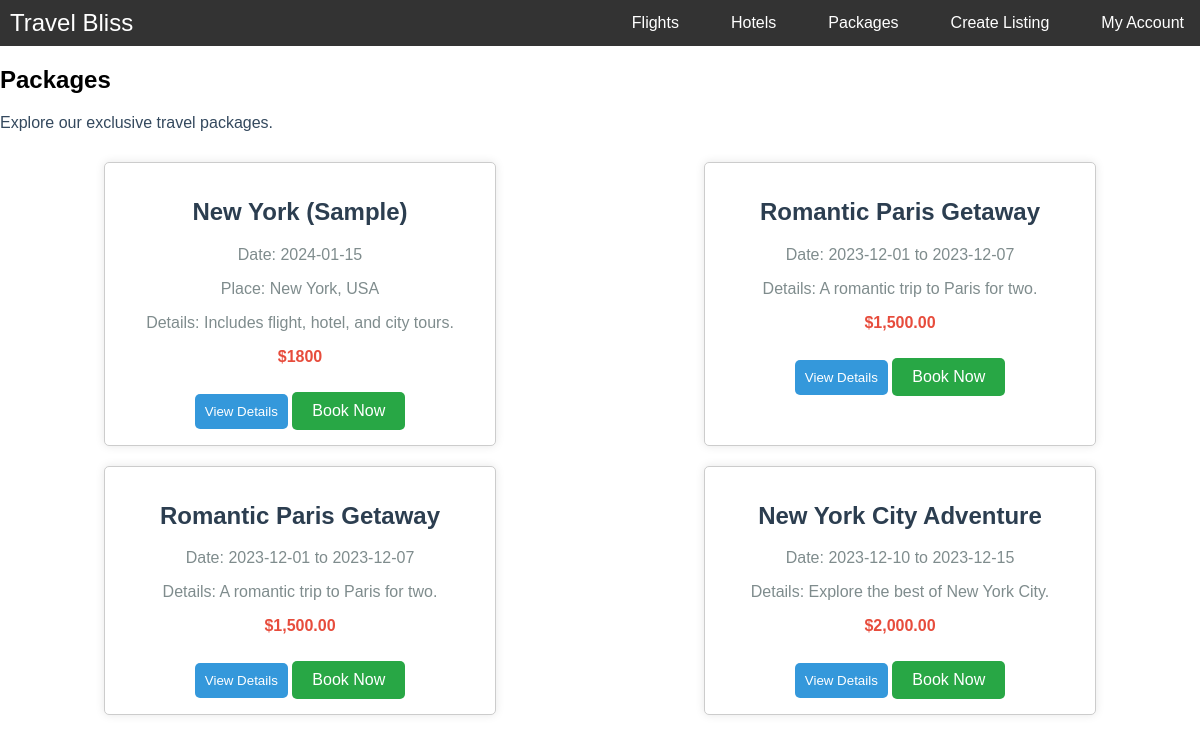
The page /packages.php on the database its author committed.
### tables this page shows
CREATE TABLE Packages (
    PackageID INT PRIMARY KEY AUTO_INCREMENT,
    PackageName VARCHAR(100) NOT NULL,
    Description TEXT NOT NULL,
    Price DECIMAL(10, 2) NOT NULL,
    StartDate DATE NOT NULL,
    EndDate DATE NOT NULL,
    Itinerary TEXT NOT NULL,
    PackageImage VARCHAR(255) NOT NULL,
    Place VARCHAR(100)
);

### packages.php (the view, shortened to what this page needs)
<?php
$servername = "127.0.0.1";
$username = "root";
$password = "weneklek";
$dbname = "travel_bliss";
$conn = new mysqli($servername, $username, $password, $dbname);
$sql_packages = "SELECT * FROM Packages";
$result_packages = $conn->query($sql_packages);
?>
<!DOCTYPE html>
<html lang="en">
<head>
    <link rel="stylesheet" href="css/styles.css">
    <link rel="stylesheet" href="css/packages.css">
</head>
<header>
    <nav>
        <a href="index.php">
            <span class="logo-text">Travel Bliss</span>
        </a>
        <ul>
            <li><a href="flights.php">Flights</a></li>
            <li><a href="hotels.php">Hotels</a></li>
            <li><a href="packages.php">Packages</a></li>
            <li><a href="creator.php" class="create-button">Create Listing</a></li>
            <li><a href="account.php" class="account-button">My Account</a></li>
        </ul>
    </nav>
</header>
<body>
    <section>
        <h1>Packages</h1>
        <p>Explore our exclusive travel packages.</p>
        <div class="package-container">
        <div class="package">
                <h2>New York (Sample)</h2>
                <p>Date: 2024-01-15</p>
                <p>Place: New York, USA</p>
                <p>Details: Includes flight, hotel, and city tours.</p>
                <p class="price">$1800</p>
                <button class="view-button" onclick="toggleDetails(this)">View Details</button>
                <a href='package_details.php?id=1' class='book-button'>Book Now</a>
            </div>
            <?php
            if ($result_packages->num_rows > 0) {
                while($row = $result_packages->fetch_assoc()) {
                    $formattedPrice = $row['Price'] > 0 ? '$' . number_format($row['Price'], 2) : 'Price Not Available';
                    echo "<div class='package'>
                            <h2>{$row['PackageName']}</h2>
                            <p>Date: {$row['StartDate']} to {$row['EndDate']}</p>
                            <p>Details: {$row['Description']}</p>
                            <p class='price'>{$formattedPrice}</p>
                            <button class='view-button' onclick='toggleDetails(this)'>View Details</button>
                            <div class='details'>
                                <p>Itinerary: {$row['Itinerary']}</p>
                                <img src='uploads/{$row['PackageImage']}' alt='Package Image'>
                            </div>
                            <a href='package_details.php?id={$row['PackageID']}' class='book-button'>Book Now</a>
                          </div>";
                }
            } else {
                echo "<p>No packages found</p>";
            }
            ?>
        </div>
    </section>
</body>
</html>

### css/styles.css (style rules this page uses)
body { margin: 0; padding: 0; font-family: Arial, sans-serif; }
nav { background-color: #333; overflow: hidden; display: flex; align-items: center; justify-content: space-between; }
nav .logo-text { display: inline-block; vertical-align: middle; color: white; font-size: 1.5em; margin-left: 10px; }
nav ul { list-style-type: none; margin: 0; padding: 0; display: flex; align-items: center; }
nav ul li { margin-left: 20px; }
nav ul li a { display: block; color: white; text-align: center; padding: 14px 16px; text-decoration: none; }
a { transition: color 0.3s ease, transform 0.3s ease; }
.package { background-color: white; padding: 20px; box-shadow: 0 0 10px rgba(0, 0, 0, 0.1); width: 30%; text-align: center; }
.package h2 { color: #333; }
.package p { color: #555; }
.book-button { display: inline-block; margin-top: 10px; padding: 10px 20px; background-color: #28a745; color: white; text-decoration: none; border-radius: 5px; transition: background-color 0.3s ease, transform 0.3s ease; }

### css/packages.css (style rules this page uses)
body { font-family: Arial, sans-serif; }
h1 { color: #000000; }
p { font-size: 16px; color: #34495e; }
.package-container { width: 100%; display: flex; flex-wrap: wrap; justify-content: space-around; margin-top: 20px; }
.package { border: 1px solid #ccc; border-radius: 5px; width: 30%; margin: 10px; padding: 15px; box-shadow: 0 0 10px rgba(0, 0, 0, 0.1); }
.package h2 { color: #2c3e50; }
.package p { color: #7f8c8d; }
.package .price { color: #e74c3c; font-weight: bold; }
.package .view-button { background-color: #3498db; color: white; border: none; padding: 10px; cursor: pointer; border-radius: 5px; margin-top: 10px; }

### rows shown on the page
packages: PackageName "Romantic Paris Getaway", StartDate "2023-12-01", EndDate "2023-12-07", Description "A romantic trip to Paris for two.", Price "$1,500.00"
packages: PackageName "Romantic Paris Getaway", StartDate "2023-12-01", EndDate "2023-12-07", Description "A romantic trip to Paris for two.", Price "$1,500.00"
packages: PackageName "New York City Adventure", StartDate "2023-12-10", EndDate "2023-12-15", Description "Explore the best of New York City.", Price "$2,000.00"
